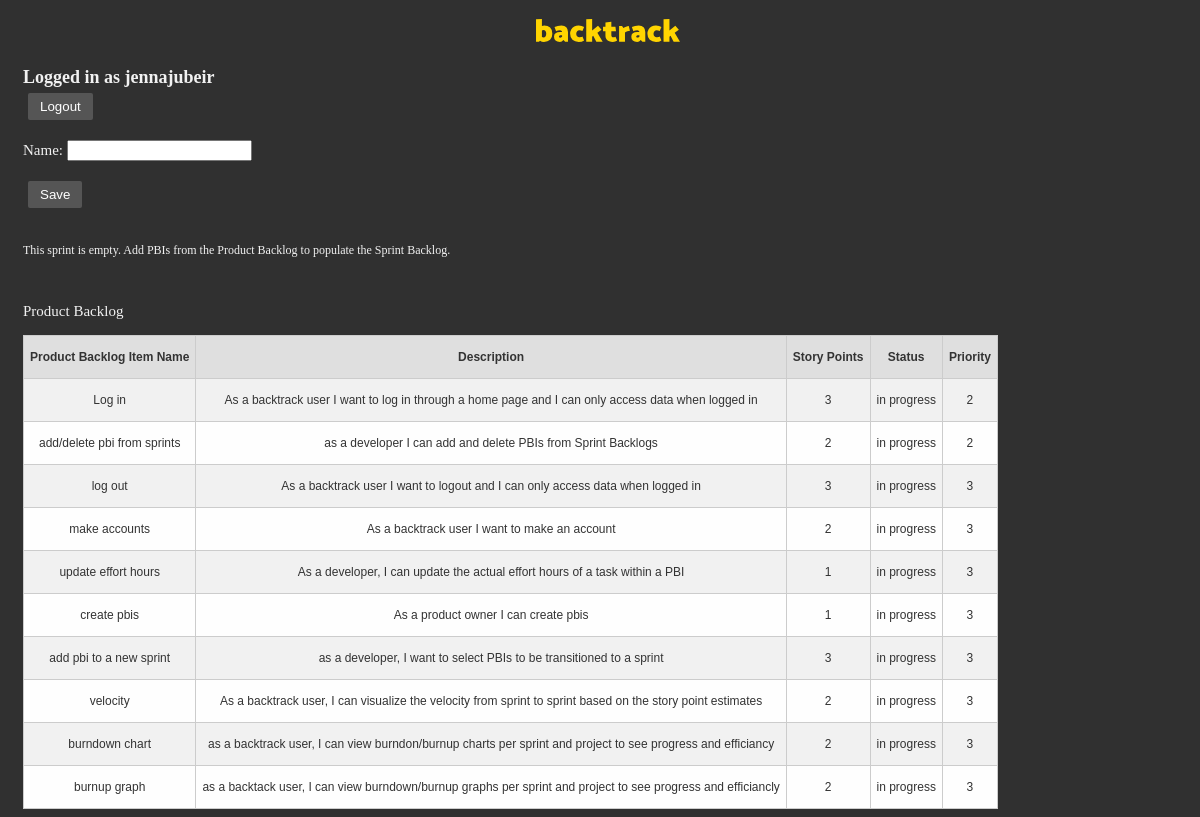
The page /backtrack/projects/6/6/create-new-sprint (signed in) on the database its author committed.
### backtrack/models.py (models this page shows, shortened)
class ProductBacklogItem(models.Model):
    name = models.CharField(max_length=200)
    description = models.CharField(max_length=500)
    pointEstimate = models.IntegerField(choices=[(x,str(x)) for x in {1,2,3,5,8,13,20,40}])
    productBacklogID = models.ForeignKey(ProductBacklog, on_delete=models.CASCADE)
    sprintBacklogID = models.ForeignKey(SprintBacklog, on_delete=models.CASCADE, blank=True, null=True)
    status = models.CharField(max_length=50, default=PBIStatus.NOT_YET_STARTED.value, choices=PBIStatus.choices())
    priority = models.IntegerField(blank=True, null=False, default=PBIPriority.NORMAL.value, choices=PBIPriority.choices())

### backtrack/views.py (the view, shortened to what this page needs)
# urls.py: path('projects/<int:project>/<int:productBacklog>/create-new-sprint', views.CreateNewSprintView.as_view(), name='newSprint'),
class CreateNewSprintView(CreateView):
    template_name = "sprint_form.html"
    model = SprintBacklog
    fields = ['name']
    def get_context_data(self, **kwargs):
        context = super().get_context_data(**kwargs)
        productBacklogID = self.kwargs['productBacklog']
        productBacklog = ProductBacklog.objects.get(id=productBacklogID)
        context['product_backlog'] = productBacklog
        context['sprint_backlog'] = self.object
        return context

### backtrack/models.py (called while the page is built)
    def pbiList(self):
        return ProductBacklogItem.objects.filter(productBacklogID=self.id).order_by('priority')

### templates/sprint_form.html (shortened to what this page needs)
{% load static %}
<!DOCTYPE html>
<html>
    <head>
        <link rel="stylesheet" href="{% static 'css/template.css' %}">
        <div class="page-header">
            <h1 style="text-align: center;"><img width="144" src="{% static 'backtrack.svg' %}" alt="Backtrack"/>
            </h1>
            <h2>Logged in as {{ user }}
                <form action="/">
                    <button type="submit">Logout</button>
                </form>
            </h2>
        </div>
    </head>
    <body>
        <form method="post">{% csrf_token %}
            {{ form.as_p }}
            <button type="submit"
                    value="save"
                    class="btn btn-default">
                Save
            </button>
            </form>
        <br><br>
        {% if sprint_backlog.pbiList %}
            <table>
                <tr>
                    <th>Sprint Backlog Item Name</th>
                    <th>Description</th>
                    <th>Story Points</th>
                    <th>Status</th>
                    <th>Priority</th>
                </tr>
                {% for pbi in sprint_backlog.pbiList %}
                <tr>
                    <td> {{ pbi.name }} </td>
                    <td> {{ pbi.description }} </td>
                    <td> {{ pbi.pointEstimate }} </td>
                    <td> {{ pbi.status }} </td>
                    <td> {{ pbi.priority }} </td>
                </tr>
                {% endfor %}
            </table>
            {% else %}
            <div>
                This sprint is empty. Add PBIs from the Product Backlog to populate the Sprint Backlog.
            </div>
            {% endif %}
            <br>
        <br>
        <div>
        <p> Product Backlog
            </p>
            {% if product_backlog.pbiList %}
            <table>
                  <tr>
                      <th>Product Backlog Item Name</th>
                      <th>Description</th>
                      <th>Story Points</th>
                      <th>Status</th>
                      <th>Priority</th>
                  </tr>
                  {% for pbi in product_backlog.pbiList %}
                  <tr>
                      <td> {{ pbi.name }}</td>
                      <td> {{ pbi.description }} </td>
                      <td> {{ pbi.pointEstimate }} </td>
                      <td> {{ pbi.status }} </td>
                      <td> {{ pbi.priority }} </td>
                  </tr>
                  {% endfor %}
          </table>
          {% else %}
          <div>
              The product backlog is empty.
          </div>
          {% endif %}
        </div>
    </body>
</html>

### static/css/template.css (style rules this page uses)
.page-header { margin-top: 0; }
.page-header h1, .page-header h1 a, .page-header h1 a:visited, .page-header h1 a:active { color: #ffffff; font-size: 20pt; text-decoration: none; }
body { background-color: #303030; color: #f1f1f1; font-family: "Trebuchet MS"; font-size: 12px; padding-left: 15px; }
p { font-size: 15px; }
button { background-color: #555555; border: none; color: white; margin: 5px; padding: 6px 12px; border-radius: 2px; text-align: center; text-decoration: none; display: inline-block; }
table { color: #333; font-family: Helvetica, Arial, sans-serif; border-collapse: collapse; border-spacing: 0; }
td, th { border: 1px solid #cccccc; height: 30px; padding: 6px; transition: all 0.3s; }
th { background: #DFDFDF; font-weight: bold; }
td { background: #FAFAFA; text-align: center; }
tr:nth-child(even) td { background: #F1F1F1; }
tr:nth-child(odd) td { background: #FEFEFE; }

### rows shown on the page
ProductBacklogItem: name "Log in", description "As a backtrack user I want to log in through a home page and I can only access data when logged in", pointEstimate "3", status "in progress", priority "2"
ProductBacklogItem: name "add/delete pbi from sprints", description "as a developer I can add and delete PBIs from Sprint Backlogs", pointEstimate "2", status "in progress", priority "2"
ProductBacklogItem: name "log out", description "As a backtrack user I want to logout and I can only access data when logged in", pointEstimate "3", status "in progress", priority "3"
ProductBacklogItem: name "make accounts", description "As a backtrack user I want to make an account", pointEstimate "2", status "in progress", priority "3"
ProductBacklogItem: name "update effort hours", description "As a developer, I can update the actual effort hours of a task within a PBI", pointEstimate "1", status "in progress", priority "3"
ProductBacklogItem: name "create pbis", description "As a product owner I can create pbis", pointEstimate "1", status "in progress", priority "3"
ProductBacklogItem: name "add pbi to a new sprint", description "as a developer, I want to select PBIs to be transitioned to a sprint", pointEstimate "3", status "in progress", priority "3"
ProductBacklogItem: name "velocity", description "As a backtrack user, I can visualize the velocity from sprint to sprint based on the story point estimates", pointEstimate "2", status "in progress", priority "3"
ProductBacklogItem: name "burndown chart", description "as a backtrack user, I can view burndon/burnup charts per sprint and project to see progress and efficiancy", pointEstimate "2", status "in progress", priority "3"
ProductBacklogItem: name "burnup graph", description "as a backtack user, I can view burndown/burnup graphs per sprint and project to see progress and efficiancly", pointEstimate "2", status "in progress", priority "3"

### other values the page prints
{{ user }} "jennajubeir"
